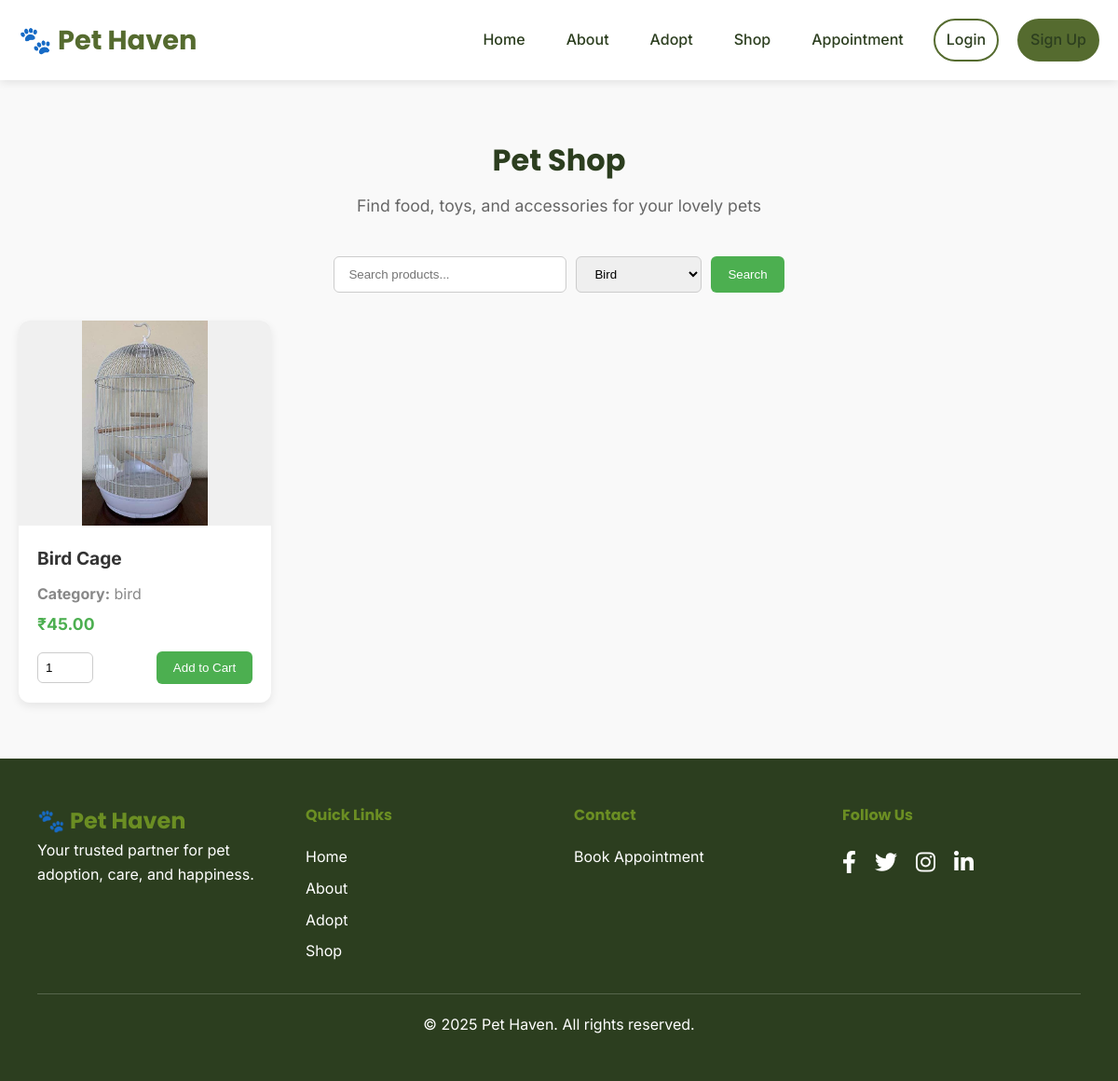
Page /shop.php?filter=bird on the committed database.
### tables this page shows
CREATE TABLE Products (
    product_id INT AUTO_INCREMENT PRIMARY KEY,
    product_name VARCHAR(100),
    product_for VARCHAR(50),
    price DECIMAL(10,2),
    stock_quantity INT,
    images VARCHAR(255)
);

### shop.php (the view, shortened to what this page needs)
<?php
include 'includes/header.php';
require_once 'includes/db_connect.php';
$search = $_GET['search'] ?? '';
$filter = $_GET['filter'] ?? '';
try {
    $query = "SELECT * FROM Products WHERE 1";
    $params = [];
    if (!empty($filter)) {
        $query .= " AND product_for = :filter";
        $params[':filter'] = $filter;
    }
    $query .= " ORDER BY product_id ASC";
    $stmt = $pdo->prepare($query);
    $stmt->execute($params);
    $products = $stmt->fetchAll(PDO::FETCH_ASSOC);
} catch (PDOException $e) {
    die("Error fetching products: " . $e->getMessage());
}
?>
<section class="shop-section" style="padding: 60px 0; background-color: #f9f9f9;">
    <div class="container" style="max-width: 1200px; margin: 0 auto;">
        <div class="section-title" style="text-align: center; margin-bottom: 40px;">
            <h2 style="font-size: 2rem; margin-bottom: 10px;">Pet Shop</h2>
            <p style="color: #666;">Find food, toys, and accessories for your lovely pets</p>
        </div>
        <form method="GET" action="shop.php" style="display: flex; justify-content: center; gap: 10px; margin-bottom: 30px;">
            <input type="text" name="search" placeholder="Search products..." value="<?php echo htmlspecialchars($search); ?>"
                style="padding: 10px 15px; border-radius: 6px; border: 1px solid #ccc; width: 250px;">
            <select name="filter" style="padding: 10px 15px; border-radius: 6px; border: 1px solid #ccc;">
                <option value="bird" <?php if ($filter === 'bird') echo 'selected'; ?>>Bird</option>
            </select>
            <button type="submit" style="background: #4CAF50; color: #fff; border: none; padding: 10px 18px; border-radius: 6px; cursor: pointer;">
                Search
            </button>
        </form>
        <?php if (empty($products)): ?>
            <p style="text-align: center; color: #777;">No products available right now.</p>
        <?php else: ?>
            <div class="product-grid"
                style="display: grid; grid-template-columns: repeat(auto-fill, minmax(250px, 1fr)); gap: 25px;">
                <?php foreach ($products as $product): ?>
                    <div class="product-card"
                        style="background: #fff; border-radius: 12px; box-shadow: 0 4px 10px rgba(0,0,0,0.08); overflow: hidden; transition: transform 0.2s; position: relative;">
                        <div style="height: 220px; background: #f0f0f0; display: flex; justify-content: center; align-items: center;">
                            <?php if (empty($product['images'])): ?>
                                <img src="assets/images/Products/no-image.png"
                                    alt="No Image"
                                    style="max-height: 100%; max-width: 100%; object-fit: cover;">
                            <?php else: ?>
                                <img src="assets/images/Products/<?php echo htmlspecialchars($product['images']); ?>"
                                    alt="<?php echo htmlspecialchars($product['product_name'] ?? ''); ?>"
                                    style="max-height: 100%; max-width: 100%; object-fit: cover;">
                            <?php endif; ?>
                        </div>
                        <div style="padding: 20px;">
                            <h3 style="font-size: 1.2rem; margin-bottom: 10px; color: #333;">
                                <?php echo htmlspecialchars($product['product_name'] ?? 'Unnamed Product'); ?>
                            </h3>
                            <p style="color: #888; margin-bottom: 5px;">
                                <strong>Category:</strong> <?php echo htmlspecialchars($product['product_for'] ?? 'N/A'); ?>
                            </p>
                            <p style="font-weight: bold; color: #4CAF50; font-size: 1.1rem; margin-bottom: 15px;">
                                ₹<?php echo number_format($product['price'] ?? 0, 2); ?>
                            </p>
                            <form method="post" action="cart.php"
                                style="display: flex; justify-content: space-between; align-items: center;">
                                <input type="number" name="quantity" value="1" min="1"
                                    style="width: 60px; padding: 8px; border-radius: 6px; border: 1px solid #ccc;">
                                <button type="submit" name="add_to_cart"
                                    style="background: #4CAF50; color: #fff; border: none; padding: 10px 18px; border-radius: 6px; cursor: pointer;">
                                    Add to Cart
                                </button>
                            </form>
                        </div>
                    </div>
                <?php endforeach; ?>
            </div>
        <?php endif; ?>
    </div>
</section>
<?php include 'includes/footer.php'; ?>

### assets/css/style.css (style rules this page uses)
:root { --primary-green: #556b2f; --secondary-green: #6b8e23; --accent-green: #28A745; --accent-red: #DC3545; --dark-text: #2c3e1f; --medium-text: #5f7040; --light-text: #8a9770; --white: #ffffff; --grey-100: #f6f8f1; --grey-200: #e8ebe3; --grey-300: #d4d8ce; --font-body: 'Inter', sans-serif; --font-heading: 'Poppins', sans-serif; --spacing-xs: 8px; --spacing-sm: 12px; --spacing-md: 20px; --spacing-lg: 32px; --spacing-xl: 48px; --spacing-xxl: 64px; }
* { margin: 0; padding: 0; box-sizing: border-box; }
body { font-family: var(--font-body); background-color: #f3f5ed; color: var(--dark-text); line-height: 1.6; overflow-x: hidden; }
.container { max-width: 1200px; margin: 0 auto; padding: 0 var(--spacing-md); }
.section-title { text-align: center; margin-bottom: var(--spacing-xl); }
.section-title h2 { font-family: var(--font-heading); font-size: 2.5rem; color: var(--dark-text); margin-bottom: var(--spacing-sm); }
.section-title p { font-size: 1.1rem; color: var(--medium-text); }

### rows in the picture
products: images (picture), product_name "Bird Cage", product_for "bird", price "45.00"
